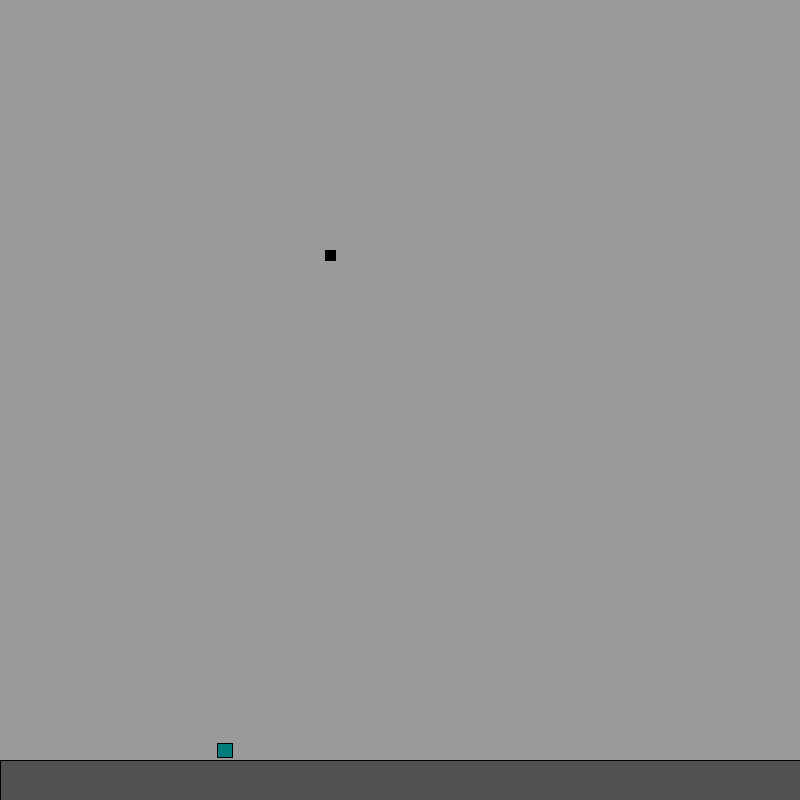
Frame 1 (no input)
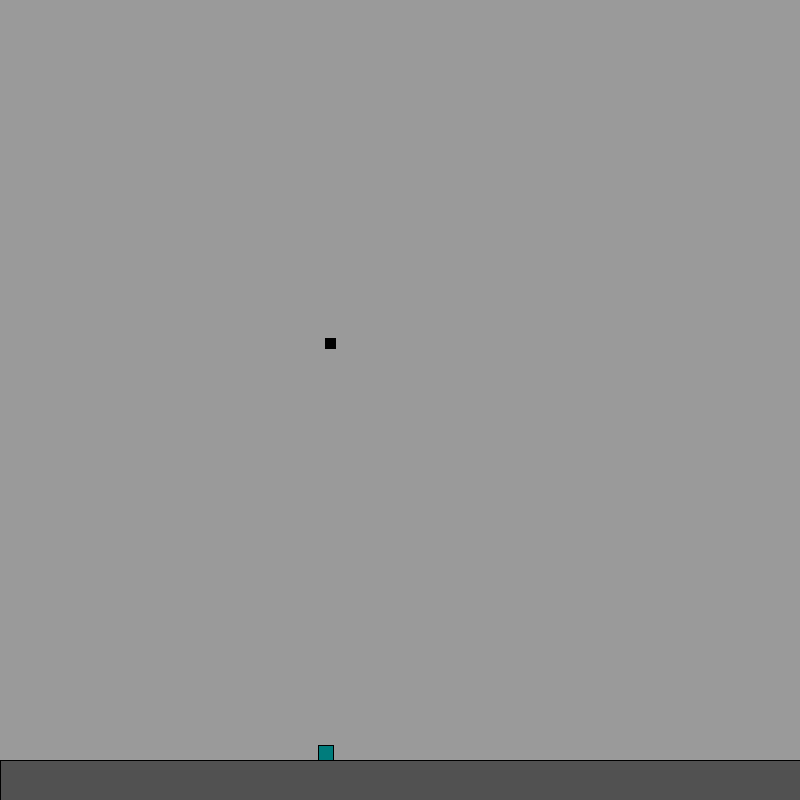
Frame 60 (the mouse pressed at the canvas centre just before this capture)
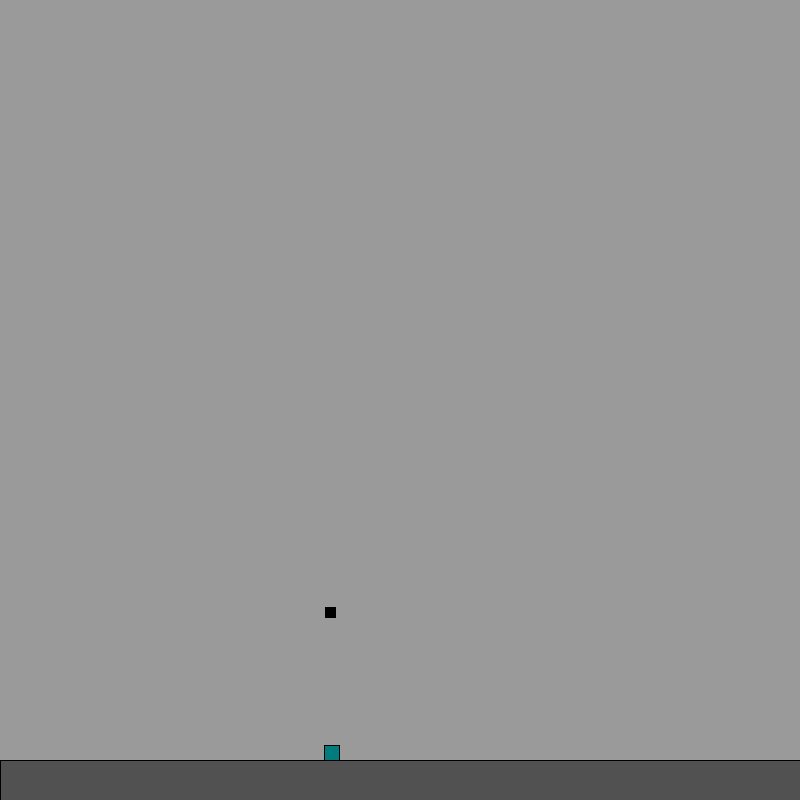
Frame 120 (the mouse held since frame 60 and released just before this capture)

The Processing sketch that drew these frames (run headless with seeded random() and noise(); from frame 60 on, the mouse is pressed at the canvas centre):

// Processing sketch: bloody_game
// ── bloody_game.pde
ArrayList<Platform> platforms = new ArrayList<Platform>();
ArrayList<Enemy> enemies = new ArrayList<Enemy>();
ArrayList<Projectile> projectiles = new ArrayList<Projectile>();
Player player;
color groundColor = color(81);
color playerColor = color(0);
final PVector GRAVITY = new PVector(0, 0.05);
final PVector GRAVITYPARTICLES = new PVector(0, 0.02);
Wave wave = new Wave(1, 30);

public void limitEntities() {
  for (int i = 0; i < projectiles.size(); i++) {
    if (projectiles.get(i).pos.x + projectiles.get(i).w > width || projectiles.get(i).pos.x + projectiles.get(i).w < 0 || projectiles.get(i).pos.y + projectiles.get(i).h > height) {
      projectiles.remove(i);
    }
    if (projectiles.size() > 100) {
      projectiles.remove(0);
    }
  }
}

void keyPressed() {
  player.move();
  player.jump();
}

void keyReleased() {
  player.vel.x = 0;
}

void mouseClicked() {
  for (int i = 0; i < enemies.size(); i++) {
    enemies.get(i).explode();
  }
  player.shoot();
  if (player.isShooting) {
    projectiles.add(new Projectile(player.pos.x + player.w/2, player.pos.y + 2, 3, 3));
  }
  try {
    projectiles.get(projectiles.size()-1).defineTrajectory();
  }
  catch(IndexOutOfBoundsException e) {
  }
}

void setup() {
  size(800, 800);
  //fullScreen();
  //for (int i = 0; i < 10; i++) {
  //  float randDim = random(5, 20);
  //  enemies.add(new Enemy(random(20, width - 20), random(20, height - 20), randDim, randDim));
  //}
  platforms.add(new Platform(0, height - 40, width, height));
  //platforms.add(new Platform(50,50,200,10));
  //platforms.add(new Platform(300,300,100,100));
  //platforms.add(new Platform(200,200,50,20));
  platforms.add(new Platform(800, 760, 100, 20));
  player = new Player(325, 250, 10, 10);
}

void draw() {
  background(154);
  wave.startWave();

  for (int i = 0; i < projectiles.size(); i++) {
    projectiles.get(i).update();
    projectiles.get(i).render();
    projectiles.get(i).applyForce(GRAVITY);
    projectiles.get(i).collidePlatform();
  }
  for (int i = 0; i < platforms.size(); i++) {
    platforms.get(i).render(groundColor);
  }
  for (int i = 0; i < enemies.size(); i++) {
    if (!enemies.get(i).dead) {
      enemies.get(i).render();
    }
    //enemies.get(i).particleCollidePlatform();
    enemies.get(i).update();
    enemies.get(i).shooted();
    enemies.get(i).applyForce(GRAVITY);
    enemies.get(i).collidePlatform(); 
    enemies.get(i).collidePlayer();
    if (enemies.get(i).deadAnimation.particles.size() == 0 && enemies.get(i).dead && enemies.get(i).deadAnimation.stop) {
      enemies.remove(i);
    }
  }
  player.applyForce(GRAVITY);
  player.update();
  if(!player.dead){
    player.render(playerColor);
  }
  player.collideWalls();
  player.collidePlatform();
  limitEntities();
  //println(projectiles.size());
  //println(enemies.size());
}
// ── Enemy.pde
public class Enemy {
  PVector pos;
  PVector vel = new PVector(0, 0);
  PVector acc = new PVector(0, 0);
  float w;
  float h;
  ParticleSystem deadAnimation;
  boolean dead = false;
  boolean onGround = false;
  float speed = random(0.5, 2);
  float mutationRate = 0.05;

  public Enemy(float x, float y, float w, float h) {
    this.pos = new PVector(x, y);
    this.w = w;
    this.h = h;
    deadAnimation = new ParticleSystem(this.pos.x, this.pos.y, 5);
  }

  public void update() {
    deadAnimation.pos.x = this.pos.x;
    deadAnimation.pos.y = this.pos.y;
    this.pos.add(vel);
    this.vel.add(acc);
    acc.mult(0);
    if (this.dead) {
      deadAnimation.update();
    }
  }

  public void render() {
    fill(0, 124, 124);
    rect(this.pos.x, this.pos.y, this.w, this.h);
  }

  public void target(Player target) {
  }

  public void applyForce(PVector force) {
    this.acc.add(force);
  }

  public void explode() {
    for (int i = 0; i < enemies.size(); i++) {
      if (this.pos.x < mouseX &&
        this.pos.x + this.w > mouseX && 
        this.pos.y < mouseY &&
        this.pos.y + this.h > mouseY) {
        this.dead = true;
      }
    }
  }

  public void shooted() {
    for (int i = 0; i < projectiles.size(); i++) {
      if (this.pos.x < projectiles.get(i).pos.x + projectiles.get(i).w &&
        this.pos.x + this.w > projectiles.get(i).pos.x && 
        this.pos.y < projectiles.get(i).pos.y + projectiles.get(i).h &&
        this.pos.y + this.h > projectiles.get(i).pos.y) {
        projectiles.remove(i);
        this.dead = true;
      }
    }
  }

  public void collidePlatform() {
    for (int i = 0; i < platforms.size(); i++) {
      onGround = false;
      if (this.pos.x < platforms.get(i).getX() + platforms.get(i).getWidth() &&
        this.pos.x + this.w > platforms.get(i).getX() && 
        this.pos.y < platforms.get(i).getY() + platforms.get(i).getHeight() &&
        this.pos.y + this.h > platforms.get(i).getY()) {
        if (this.pos.x + this.w > platforms.get(i).getX() + platforms.get(i).getWidth()) {
          this.vel.x = 0;
          this.pos.x = platforms.get(i).x + platforms.get(i).w;
        } else if (this.pos.y + this.h > platforms.get(i).getY() + platforms.get(i).getHeight()) {
          this.vel.y = 0;
          this.pos.y = platforms.get(i).y + platforms.get(i).h;
        } else if (this.pos.y + this.h >= platforms.get(i).y && this.pos.x + this.w >= platforms.get(i).x && this.pos.y < platforms.get(i).y) {
          onGround = true;
          this.vel.y = 0;
          this.pos.y = platforms.get(i).y - this.h;
        } else if (this.pos.x + this.w >= platforms.get(i).x && this.pos.y + this.h > platforms.get(i).y) {
          this.vel.x = 0;
          this.pos.x = platforms.get(i).x - this.w;
        }
      }
      activeIA();
    }
  }

  public void collidePlayer() {
    for (int i = 0; i < enemies.size(); i++) {
      if (player.pos.x < enemies.get(i).pos.x + enemies.get(i).w &&
        player.pos.x + player.w > enemies.get(i).pos.x && 
        player.pos.y < enemies.get(i).pos.y + enemies.get(i).h &&
        player.pos.y + player.h > enemies.get(i).pos.y) {
          player.dead = true;
      }
    }
  }

  public void activeIA() {
    if (player.pos.x > this.pos.x) {
      this.pos.x += speed;
    }
    if (player.pos.x < this.pos.x) {
      this.pos.x -= speed;
    }
    if (random(1) < 0.01 && onGround) {
      this.vel.y = -3;
    }
  }

  public void particleCollidePlatform() {
    try {
      for (int i = 0; i < platforms.size(); i++) {
        for (int j = 0; j < this.deadAnimation.particles.size(); i++) {
          if (this.deadAnimation.particles.get(j).pos.x < platforms.get(i).getX() + platforms.get(i).getWidth() &&
            this.deadAnimation.particles.get(j).pos.x + this.deadAnimation.particles.get(i).w > platforms.get(i).getX() && 
            this.deadAnimation.particles.get(j).pos.y < platforms.get(i).getY() + platforms.get(i).getHeight() &&
            this.deadAnimation.particles.get(j).pos.y + this.deadAnimation.particles.get(i).h > platforms.get(i).getY()) {
            if (this.deadAnimation.particles.get(j).pos.x + this.deadAnimation.particles.get(j).w > platforms.get(i).getX() + platforms.get(i).getWidth()) {
              this.deadAnimation.particles.get(j).vel.x = 0;
              this.deadAnimation.particles.get(j).pos.x = platforms.get(i).x + platforms.get(i).w;
            } else if (this.deadAnimation.particles.get(j).pos.y + this.deadAnimation.particles.get(j).h > platforms.get(i).getY() + platforms.get(i).getHeight()) {
              this.deadAnimation.particles.get(j).vel.y = 0;
              this.deadAnimation.particles.get(j).pos.y = platforms.get(i).y + platforms.get(i).h;
            } else if (this.deadAnimation.particles.get(j).pos.y + this.deadAnimation.particles.get(j).h >= platforms.get(i).y && this.deadAnimation.particles.get(j).pos.x + this.deadAnimation.particles.get(j).w >= platforms.get(i).x && this.deadAnimation.particles.get(j).pos.y < platforms.get(i).y) {
              this.deadAnimation.particles.get(j).vel.y = 0;
              this.deadAnimation.particles.get(j).pos.y = platforms.get(i).y - this.deadAnimation.particles.get(j).h;
            } else if (this.deadAnimation.particles.get(j).pos.x + this.deadAnimation.particles.get(j).w >= platforms.get(i).x && this.deadAnimation.particles.get(j).pos.y + this.deadAnimation.particles.get(j).h > platforms.get(i).y) {
              this.deadAnimation.particles.get(j).vel.x = 0;
              this.deadAnimation.particles.get(j).pos.x = platforms.get(i).x - this.deadAnimation.particles.get(j).w;
            }
          }
        }
      }
    }
    catch(IndexOutOfBoundsException e) {
      e.printStackTrace();
    }
  }
}
// ── Particle.pde
public class Particle {
  PVector pos;
  PVector vel = new PVector(random(-8, 8), random(-8, 8));
  PVector acc = new PVector(random(-0.01, 0.01), random(-0.01, 0.01));
  float w;
  float h;

  public Particle(float x, float y, float w, float h) {
    this.pos = new PVector(x, y);
    this.w = w;
    this.h = h;
  }

  public void update() {
    pos.add(vel);
    vel.add(acc);
  }

  public void render() {
    fill(102, 0, 0);
    rect(this.pos.x, this.pos.y, this.w, this.h);
  }

  public void applyForce(PVector force) {
    this.acc.add(force);
  }
  
}
// ── ParticleSystem.pde
public class ParticleSystem {
  PVector pos;
  float nbParticle;
  ArrayList<Particle> particles = new ArrayList<Particle>();
  int time = 0;
  boolean stop = false;

  public ParticleSystem(float x, float y, float nbParticle) {
    this.pos = new PVector(x, y);
    this.nbParticle = nbParticle;
  }

  public void update() {
    if (!stop) {
      for (int i = 0; i < nbParticle; i++) {
        particles.add(new Particle(this.pos.x, this.pos.y, random(1, 4), random(1, 4)));
        particles.add(new Particle(this.pos.x, this.pos.y, random(1, 4), random(1, 4)));
      }
    }
    for (int i = 0; i < particles.size(); i++) {
      particles.get(i).update();
      particles.get(i).render();
      particles.get(i).applyForce(GRAVITYPARTICLES);
    }
    for (int i = 0; i < particles.size(); i++) {
      if (particles.get(i).pos.x + particles.get(i).w > width || particles.get(i).pos.x + particles.get(i).w < 0 || particles.get(i).pos.y + particles.get(i).h > height) {
        particles.remove(i);
      }
    }
    //println(particles.size());
    time++;
    if (time > 10) {
      stop = true;
    }
  }
}
// ── Platform.pde
public class Platform {
  private float x;
  private float y;
  private float w;
  private float h;

  public Platform(float x, float y, float w, float h) {
    this.x = x;
    this.y = y;
    this.w = w;
    this.h = h;
  }

  public void render(color c) {
    fill(c);
    rect(this.x, this.y, this.w, this.h);
  }

  public float getX() {
    return this.x;
  }
  public float getY() {
    return this.y;
  }
  public float getWidth() {
    return this.w;
  }
  public float getHeight() {
    return this.h;
  }

  public void setX(float x) {
    this.x = x;
  }
  public void setY(float y) {
    this.y = y;
  }
  public void setWidth(float w) {
    this.w = w;
  }
  public void setHeight(float h) {
    this.x = h;
  }
}
// ── Player.pde
public class Player {
  PVector pos;
  PVector vel = new PVector(0, 0);
  PVector acc = new PVector(0, 0);
  float w;
  float h;
  boolean isShooting = false;
  boolean onGround = false;
  int test = 0;
  ParticleSystem deadAnimationPlayer;
  boolean dead = false;

  public Player(float x, float y, float w, float h) {
    this.pos = new PVector(x, y);
    this.w = w;
    this.h = h;
    deadAnimationPlayer = new ParticleSystem(this.pos.x, this.pos.y, 15);
  }

  public void update() {
    deadAnimationPlayer.pos.x = this.pos.x;
    deadAnimationPlayer.pos.y = this.pos.y;
    this.pos.add(vel);
    this.vel.add(acc);
    acc.mult(0);
    this.isShooting = false;
    if(this.dead){
      deadAnimationPlayer.update();
    }
  }

  public void render(color c) {
    fill(c);
    rect(this.pos.x, this.pos.y, this.w, this.h);
  }

  public void jump() {
    if (keyCode == 32) {
      this.vel.y = -3;
    }
  }

  public void move() {
    if (keyCode == 39 || keyCode == 68) {
      this.vel.x = 3;
    }
    if (keyCode == 37 || keyCode == 65) {
      this.vel.x = -3;
    }
  }


  public void collideWalls() {
    if (this.pos.x + this.w > width) {
      this.pos.x = width - this.w;
    }
    if (this.pos.x < 0) {
      this.pos.x = 0;
    }
    if (this.pos.y < 0) {
      this.pos.y = 0;
    }
    if (this.pos.y + this.h > height) {
      this.pos.y = height - this.h;
    }
  }

  public void collidePlatform() {
    for (int i = 0; i < platforms.size(); i++) {
      if (this.pos.x < platforms.get(i).getX() + platforms.get(i).getWidth() &&
        this.pos.x + this.w > platforms.get(i).getX() && 
        this.pos.y < platforms.get(i).getY() + platforms.get(i).getHeight() &&
        this.pos.y + this.h > platforms.get(i).getY()) {
        if (this.pos.x + this.w > platforms.get(i).getX() + platforms.get(i).getWidth()) {
          this.vel.x = 0;
          this.pos.x = platforms.get(i).x + platforms.get(i).w;
        } else if (this.pos.y + this.h > platforms.get(i).getY() + platforms.get(i).getHeight()) {
          this.vel.y = 0;
          this.pos.y = platforms.get(i).y + platforms.get(i).h;
        } else if (this.pos.y + this.h >= platforms.get(i).y && this.pos.x + this.w >= platforms.get(i).x && this.pos.y < platforms.get(i).y) {
          this.vel.y = 0;
          onGround = true;
          onGround();
          this.pos.y = platforms.get(i).y - this.h;
        } else if (this.pos.x + this.w >= platforms.get(i).x && this.pos.y + this.h > platforms.get(i).y) {
          this.vel.x = 0;
          this.pos.x = platforms.get(i).x - this.w;
        }
        onGround = false;
      }
    }
  } 

  public void applyForce(PVector force) {
    this.acc.add(force);
  }

  public void shoot() {
    isShooting = true;
  }

  public void onGround() {
    if (onGround) {
    }
  }
}
// ── Projectile.pde
public class Projectile {
  PVector pos;
  PVector vel = new PVector(0, 0);
  PVector acc = new PVector(0, 0);
  float w;
  float h;
  PVector oldMouse = new PVector(mouseX, mouseY);

  public Projectile(float x, float y, float w, float h) {
    this.pos = new PVector(x, y);
    this.w = w;
    this.h = h;
  }

  public void update() {
    this.pos.add(vel);
    this.vel.add(acc);
    this.acc.mult(0);
  }

  public void render() {
    fill(50);
    ellipse(this.pos.x, this.pos.y, this.w, this.h);
  }

  public void applyForce(PVector force) {
    this.acc.add(force);
  }

  public void defineTrajectory() {
    PVector mouse = new PVector(mouseX, mouseY);
    mouse.sub(pos);
    mouse.setMag(3);
    acc = mouse;
    if (this.acc.x + this.acc.y > mouseX + mouseY) {
      projectiles.remove(this);
    }
  }

  public void collidePlatform() {
    for (int i = 0; i < platforms.size(); i++) {
      if (this.pos.x < platforms.get(i).getX() + platforms.get(i).getWidth() &&
        this.pos.x + this.w > platforms.get(i).getX() && 
        this.pos.y < platforms.get(i).getY() + platforms.get(i).getHeight() &&
        this.pos.y + this.h > platforms.get(i).getY()) {
        if (this.pos.x + this.w > platforms.get(i).getX() + platforms.get(i).getWidth()) {
          this.vel.x = 0;
          this.pos.x = platforms.get(i).x + platforms.get(i).w;
        } else if (this.pos.y + this.h > platforms.get(i).getY() + platforms.get(i).getHeight()) {
          this.vel.y = 0;
          this.pos.y = platforms.get(i).y + platforms.get(i).h;
        } else if (this.pos.y + this.h >= platforms.get(i).y && this.pos.x + this.w >= platforms.get(i).x && this.pos.y < platforms.get(i).y) {
          this.vel.y = 0;
          this.pos.y = platforms.get(i).y - this.h;
        } else if (this.pos.x + this.w >= platforms.get(i).x && this.pos.y + this.h > platforms.get(i).y) {
          this.vel.x = 0;
          this.pos.x = platforms.get(i).x - this.w;
        }
      }
    }
  }
}
// ── Wave.pde
public class Wave {
  int nbEnemy;
  float maxTime;
  float time = 0;
  boolean waveState = true;

  public Wave(int nbEnemy, float maxTime) {
    this.nbEnemy = nbEnemy;
    this.maxTime = maxTime;
  }

  public void startWave() {
    if (waveState) {
      if (time >= maxTime) {
        stopWave();
      } else {
        if (time == 0) {
          for (int i = 0; i < nbEnemy; i++) {
            float randDim = random(5, 20);
            enemies.add(new Enemy(random(20, width - 20), random(20, height - 20), randDim, randDim));
          }
        }
      }
      time++;
      println(time);
      println(enemies.size());
    }
  }

  public void stopWave() {
    if(enemies.size() == 0){
      waveState = false;
      clearWave();
    }
  }
  
  public void clearWave(){
    enemies.clear();
  }
}
